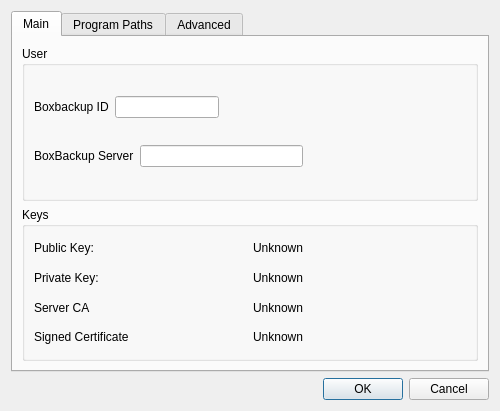
<?xml version="1.0" encoding="UTF-8"?>
<ui version="4.0">
 <class>ConfigurationWindow</class>
 <widget class="QDialog" name="ConfigurationWindow">
  <property name="geometry">
   <rect>
    <x>0</x>
    <y>0</y>
    <width>500</width>
    <height>411</height>
   </rect>
  </property>
  <property name="windowTitle">
   <string>Configuration</string>
  </property>
  <layout class="QVBoxLayout">
   <item>
    <widget class="QTabWidget" name="tabWidget">
     <property name="currentIndex">
      <number>0</number>
     </property>
     <widget class="QWidget" name="tab">
      <attribute name="title">
       <string>Main</string>
      </attribute>
      <layout class="QVBoxLayout">
       <item>
        <widget class="QGroupBox" name="groupBox">
         <property name="title">
          <string>User</string>
         </property>
         <layout class="QVBoxLayout" name="verticalLayout">
          <item>
           <layout class="QHBoxLayout">
            <item>
             <widget class="QLabel" name="label">
              <property name="text">
               <string>Boxbackup ID</string>
              </property>
             </widget>
            </item>
            <item>
             <widget class="QLineEdit" name="lineEdit"/>
            </item>
            <item>
             <spacer>
              <property name="orientation">
               <enum>Qt::Horizontal</enum>
              </property>
              <property name="sizeHint" stdset="0">
               <size>
                <width>251</width>
                <height>20</height>
               </size>
              </property>
             </spacer>
            </item>
           </layout>
          </item>
          <item>
           <layout class="QHBoxLayout" name="horizontalLayout">
            <item>
             <widget class="QLabel" name="label_19">
              <property name="text">
               <string>BoxBackup Server</string>
              </property>
             </widget>
            </item>
            <item>
             <widget class="QLineEdit" name="lineEdit_11"/>
            </item>
            <item>
             <spacer name="horizontalSpacer">
              <property name="orientation">
               <enum>Qt::Horizontal</enum>
              </property>
              <property name="sizeHint" stdset="0">
               <size>
                <width>148</width>
                <height>20</height>
               </size>
              </property>
             </spacer>
            </item>
           </layout>
          </item>
         </layout>
        </widget>
       </item>
       <item>
        <widget class="QGroupBox" name="groupBox_2">
         <property name="title">
          <string>Keys</string>
         </property>
         <layout class="QGridLayout">
          <item row="0" column="0">
           <widget class="QLabel" name="label_2">
            <property name="text">
             <string>Public Key:</string>
            </property>
           </widget>
          </item>
          <item row="0" column="1">
           <widget class="QLabel" name="label_14">
            <property name="text">
             <string>Unknown</string>
            </property>
           </widget>
          </item>
          <item row="1" column="0">
           <widget class="QLabel" name="label_3">
            <property name="text">
             <string>Private Key:</string>
            </property>
           </widget>
          </item>
          <item row="1" column="1">
           <widget class="QLabel" name="label_15">
            <property name="text">
             <string>Unknown</string>
            </property>
           </widget>
          </item>
          <item row="2" column="0">
           <widget class="QLabel" name="label_4">
            <property name="text">
             <string>Server CA</string>
            </property>
           </widget>
          </item>
          <item row="2" column="1">
           <widget class="QLabel" name="label_16">
            <property name="text">
             <string>Unknown</string>
            </property>
           </widget>
          </item>
          <item row="3" column="0">
           <widget class="QLabel" name="label_5">
            <property name="text">
             <string>Signed Certificate</string>
            </property>
           </widget>
          </item>
          <item row="3" column="1">
           <widget class="QLabel" name="label_17">
            <property name="text">
             <string>Unknown</string>
            </property>
           </widget>
          </item>
         </layout>
        </widget>
       </item>
      </layout>
     </widget>
     <widget class="QWidget" name="tab_3">
      <attribute name="title">
       <string>Program Paths</string>
      </attribute>
      <layout class="QVBoxLayout">
       <item>
        <layout class="QHBoxLayout">
         <item>
          <widget class="QLabel" name="label_35">
           <property name="text">
            <string>BoxBackup configuration</string>
           </property>
          </widget>
         </item>
         <item>
          <widget class="QLineEdit" name="lineEdit_19"/>
         </item>
         <item>
          <widget class="QPushButton" name="pushButton_2">
           <property name="text">
            <string>Load</string>
           </property>
          </widget>
         </item>
        </layout>
       </item>
       <item>
        <layout class="QHBoxLayout">
         <item>
          <widget class="QLabel" name="label_18">
           <property name="text">
            <string>bbackupd binary</string>
           </property>
          </widget>
         </item>
         <item>
          <spacer>
           <property name="orientation">
            <enum>Qt::Horizontal</enum>
           </property>
           <property name="sizeHint" stdset="0">
            <size>
             <width>40</width>
             <height>20</height>
            </size>
           </property>
          </spacer>
         </item>
         <item>
          <widget class="QLineEdit" name="lineEdit_10"/>
         </item>
        </layout>
       </item>
       <item>
        <layout class="QHBoxLayout">
         <item>
          <widget class="QLabel" name="label_36">
           <property name="text">
            <string>BoxBackup Keys Directory</string>
           </property>
          </widget>
         </item>
         <item>
          <spacer>
           <property name="orientation">
            <enum>Qt::Horizontal</enum>
           </property>
           <property name="sizeHint" stdset="0">
            <size>
             <width>40</width>
             <height>20</height>
            </size>
           </property>
          </spacer>
         </item>
         <item>
          <widget class="QLineEdit" name="lineEdit_20"/>
         </item>
        </layout>
       </item>
       <item>
        <layout class="QHBoxLayout">
         <item>
          <widget class="QLabel" name="label_37">
           <property name="text">
            <string>Boxbackup Woking Directory</string>
           </property>
          </widget>
         </item>
         <item>
          <spacer>
           <property name="orientation">
            <enum>Qt::Horizontal</enum>
           </property>
           <property name="sizeHint" stdset="0">
            <size>
             <width>40</width>
             <height>20</height>
            </size>
           </property>
          </spacer>
         </item>
         <item>
          <widget class="QLineEdit" name="lineEdit_21"/>
         </item>
        </layout>
       </item>
       <item>
        <layout class="QHBoxLayout">
         <item>
          <widget class="QLabel" name="label_38">
           <property name="text">
            <string>openssl binary</string>
           </property>
          </widget>
         </item>
         <item>
          <spacer>
           <property name="orientation">
            <enum>Qt::Horizontal</enum>
           </property>
           <property name="sizeHint" stdset="0">
            <size>
             <width>40</width>
             <height>20</height>
            </size>
           </property>
          </spacer>
         </item>
         <item>
          <widget class="QLineEdit" name="lineEdit_22"/>
         </item>
        </layout>
       </item>
      </layout>
     </widget>
     <widget class="QWidget" name="tab_2">
      <attribute name="title">
       <string>Advanced</string>
      </attribute>
      <layout class="QVBoxLayout">
       <item>
        <layout class="QHBoxLayout">
         <item>
          <widget class="QLabel" name="label_7">
           <property name="text">
            <string>UpdateStoreInterval</string>
           </property>
          </widget>
         </item>
         <item>
          <spacer>
           <property name="orientation">
            <enum>Qt::Horizontal</enum>
           </property>
           <property name="sizeHint" stdset="0">
            <size>
             <width>111</width>
             <height>20</height>
            </size>
           </property>
          </spacer>
         </item>
         <item>
          <widget class="QLineEdit" name="lineEdit_2">
           <property name="sizePolicy">
            <sizepolicy hsizetype="Fixed" vsizetype="Fixed">
             <horstretch>0</horstretch>
             <verstretch>0</verstretch>
            </sizepolicy>
           </property>
          </widget>
         </item>
        </layout>
       </item>
       <item>
        <layout class="QHBoxLayout">
         <item>
          <widget class="QLabel" name="label_6">
           <property name="text">
            <string>MinimunFileAge</string>
           </property>
          </widget>
         </item>
         <item>
          <spacer>
           <property name="orientation">
            <enum>Qt::Horizontal</enum>
           </property>
           <property name="sizeHint" stdset="0">
            <size>
             <width>40</width>
             <height>20</height>
            </size>
           </property>
          </spacer>
         </item>
         <item>
          <widget class="QLineEdit" name="lineEdit_3">
           <property name="sizePolicy">
            <sizepolicy hsizetype="Fixed" vsizetype="Fixed">
             <horstretch>0</horstretch>
             <verstretch>0</verstretch>
            </sizepolicy>
           </property>
          </widget>
         </item>
        </layout>
       </item>
       <item>
        <layout class="QHBoxLayout">
         <item>
          <widget class="QLabel" name="label_8">
           <property name="text">
            <string>MaxUploadWait</string>
           </property>
          </widget>
         </item>
         <item>
          <spacer>
           <property name="orientation">
            <enum>Qt::Horizontal</enum>
           </property>
           <property name="sizeHint" stdset="0">
            <size>
             <width>40</width>
             <height>20</height>
            </size>
           </property>
          </spacer>
         </item>
         <item>
          <widget class="QLineEdit" name="lineEdit_4">
           <property name="sizePolicy">
            <sizepolicy hsizetype="Fixed" vsizetype="Fixed">
             <horstretch>0</horstretch>
             <verstretch>0</verstretch>
            </sizepolicy>
           </property>
          </widget>
         </item>
        </layout>
       </item>
       <item>
        <layout class="QHBoxLayout">
         <item>
          <widget class="QLabel" name="label_9">
           <property name="text">
            <string>FileTrackingSizeThreshold</string>
           </property>
          </widget>
         </item>
         <item>
          <spacer>
           <property name="orientation">
            <enum>Qt::Horizontal</enum>
           </property>
           <property name="sizeHint" stdset="0">
            <size>
             <width>40</width>
             <height>20</height>
            </size>
           </property>
          </spacer>
         </item>
         <item>
          <widget class="QLineEdit" name="lineEdit_5">
           <property name="sizePolicy">
            <sizepolicy hsizetype="Fixed" vsizetype="Fixed">
             <horstretch>0</horstretch>
             <verstretch>0</verstretch>
            </sizepolicy>
           </property>
          </widget>
         </item>
        </layout>
       </item>
       <item>
        <layout class="QHBoxLayout">
         <item>
          <widget class="QLabel" name="label_10">
           <property name="text">
            <string>DiffingUploadSizeThreshold</string>
           </property>
          </widget>
         </item>
         <item>
          <spacer>
           <property name="orientation">
            <enum>Qt::Horizontal</enum>
           </property>
           <property name="sizeHint" stdset="0">
            <size>
             <width>40</width>
             <height>20</height>
            </size>
           </property>
          </spacer>
         </item>
         <item>
          <widget class="QLineEdit" name="lineEdit_6">
           <property name="sizePolicy">
            <sizepolicy hsizetype="Fixed" vsizetype="Fixed">
             <horstretch>0</horstretch>
             <verstretch>0</verstretch>
            </sizepolicy>
           </property>
          </widget>
         </item>
        </layout>
       </item>
       <item>
        <layout class="QHBoxLayout">
         <item>
          <widget class="QLabel" name="label_11">
           <property name="text">
            <string>MaximumDiffingTime</string>
           </property>
          </widget>
         </item>
         <item>
          <spacer>
           <property name="orientation">
            <enum>Qt::Horizontal</enum>
           </property>
           <property name="sizeHint" stdset="0">
            <size>
             <width>40</width>
             <height>20</height>
            </size>
           </property>
          </spacer>
         </item>
         <item>
          <widget class="QLineEdit" name="lineEdit_7">
           <property name="sizePolicy">
            <sizepolicy hsizetype="Fixed" vsizetype="Fixed">
             <horstretch>0</horstretch>
             <verstretch>0</verstretch>
            </sizepolicy>
           </property>
          </widget>
         </item>
        </layout>
       </item>
       <item>
        <layout class="QHBoxLayout">
         <item>
          <widget class="QLabel" name="label_12">
           <property name="text">
            <string>MaxFileTimeinFuture</string>
           </property>
          </widget>
         </item>
         <item>
          <spacer>
           <property name="orientation">
            <enum>Qt::Horizontal</enum>
           </property>
           <property name="sizeHint" stdset="0">
            <size>
             <width>40</width>
             <height>20</height>
            </size>
           </property>
          </spacer>
         </item>
         <item>
          <widget class="QLineEdit" name="lineEdit_8">
           <property name="sizePolicy">
            <sizepolicy hsizetype="Fixed" vsizetype="Fixed">
             <horstretch>0</horstretch>
             <verstretch>0</verstretch>
            </sizepolicy>
           </property>
          </widget>
         </item>
        </layout>
       </item>
       <item>
        <layout class="QHBoxLayout">
         <item>
          <widget class="QLabel" name="label_13">
           <property name="text">
            <string>KeepAliveTime</string>
           </property>
          </widget>
         </item>
         <item>
          <spacer>
           <property name="orientation">
            <enum>Qt::Horizontal</enum>
           </property>
           <property name="sizeHint" stdset="0">
            <size>
             <width>40</width>
             <height>20</height>
            </size>
           </property>
          </spacer>
         </item>
         <item>
          <widget class="QLineEdit" name="lineEdit_9">
           <property name="sizePolicy">
            <sizepolicy hsizetype="Fixed" vsizetype="Fixed">
             <horstretch>0</horstretch>
             <verstretch>0</verstretch>
            </sizepolicy>
           </property>
          </widget>
         </item>
        </layout>
       </item>
      </layout>
     </widget>
    </widget>
   </item>
   <item>
    <widget class="QDialogButtonBox" name="buttonBox">
     <property name="orientation">
      <enum>Qt::Horizontal</enum>
     </property>
     <property name="standardButtons">
      <set>QDialogButtonBox::Cancel|QDialogButtonBox::Ok</set>
     </property>
    </widget>
   </item>
  </layout>
 </widget>
 <resources/>
 <connections>
  <connection>
   <sender>buttonBox</sender>
   <signal>accepted()</signal>
   <receiver>ConfigurationWindow</receiver>
   <slot>accept()</slot>
   <hints>
    <hint type="sourcelabel">
     <x>248</x>
     <y>254</y>
    </hint>
    <hint type="destinationlabel">
     <x>157</x>
     <y>274</y>
    </hint>
   </hints>
  </connection>
  <connection>
   <sender>buttonBox</sender>
   <signal>rejected()</signal>
   <receiver>ConfigurationWindow</receiver>
   <slot>reject()</slot>
   <hints>
    <hint type="sourcelabel">
     <x>316</x>
     <y>260</y>
    </hint>
    <hint type="destinationlabel">
     <x>286</x>
     <y>274</y>
    </hint>
   </hints>
  </connection>
 </connections>
</ui>
